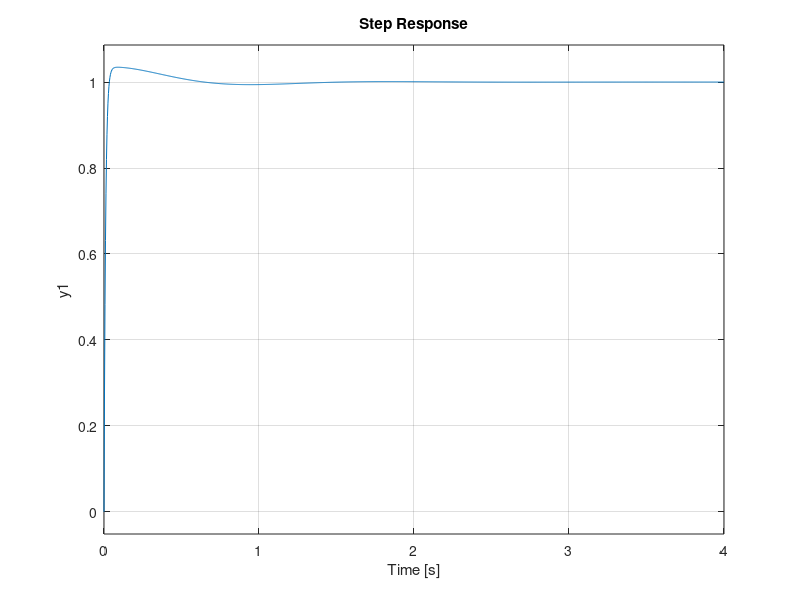

The MATLAB script that drew this image: (Note: this script raises an error after producing the figure.)
clear; close all; clc;
%1.750
% Define symbolic variable in the context of transfer function
s = tf("s");
kp = 2;
kd = .5;
ki = 8;
k  = 68  ;
controller = pid(kp,ki,kd);
sys = 3 / ((s+0.1) * (s + 0.5));
feedback_sys = feedback(controller * sys *k, 1);

rlocus(feedback_sys)

% Compute poles and zeros
poles = pole(feedback_sys);
disp('The poles are:');
for i = 1:length(poles)
    fprintf('Pole %d = %s\n', i, num2str(poles(i), 4));
end

zeros = zero(feedback_sys);
disp('The zeros are:');
for i = 1:length(zeros)
    fprintf('Zero %d = %2.3f\n', i, zeros(i));
end


%open loop 
step(feedback_sys) 

% step data 
s_info = stepinfo(feedback_sys);

overshoot = s_info.Overshoot;
settling_time = s_info.SettlingTime;
risetime = s_info.RiseTime

fprintf('Proportional gain (kp): %2.3f\n', kp)
fprintf('Derivative gain (kd): %2    .3f\n', kd)
fprintf('Integral gain (ki): %2.3f\n', ki)
fprintf('Value of K: %2.3f\n', k)
fprintf('Percentage overshoot: %2.2f%%\n', overshoot)
fprintf('Settling time: %2.2f s\n\n', settling_time)
fprintf('Rise time: %2.2f s\n\n', risetime)

pause()
impulse(feedback_sys)
